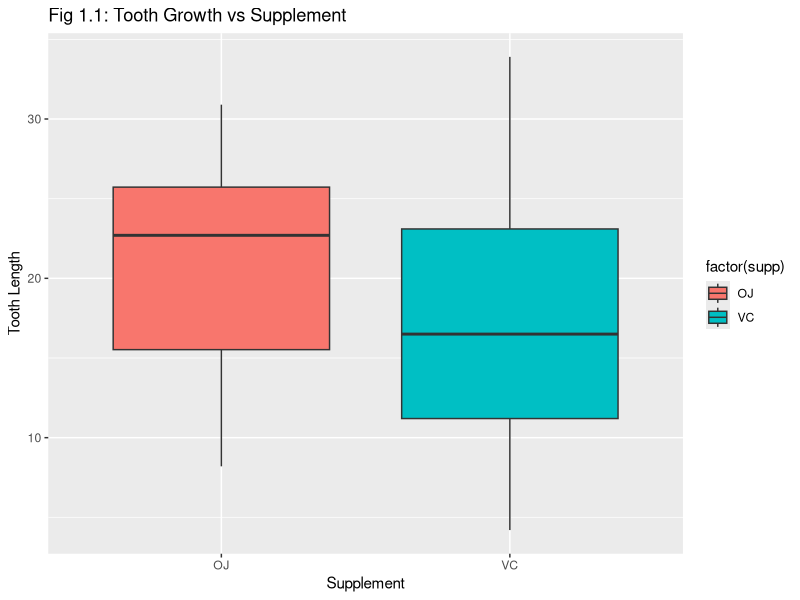
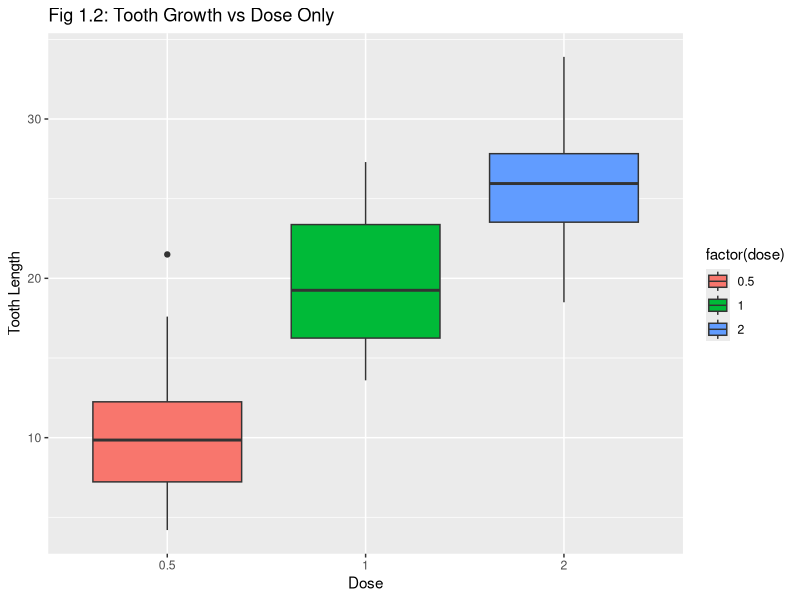
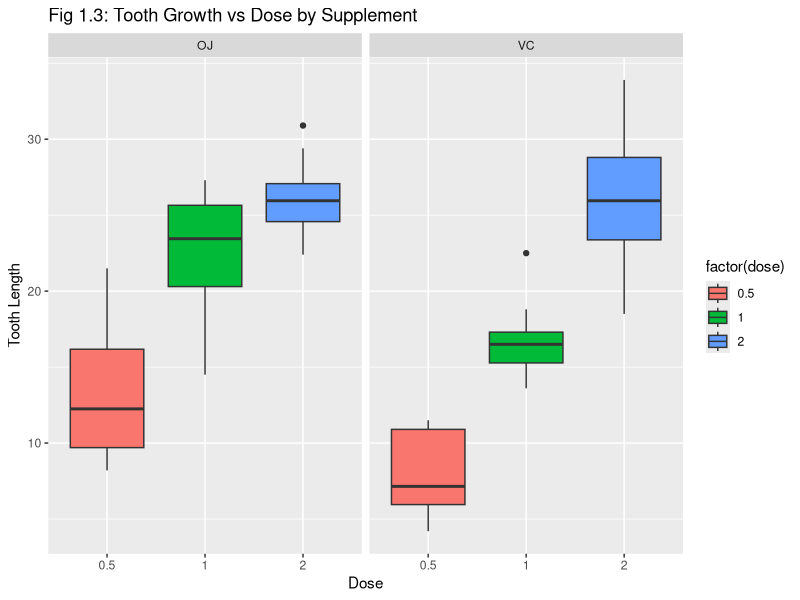

Generate these figures, in order, with R:
## ---- chunk 1
    suppressWarnings(library(plyr));
    suppressWarnings(library(ggplot2));
## ---- chunk 2
    library(datasets);

#   The Effect of Dose on Tooth Growth
    g1 <- ggplot(ToothGrowth, aes(x=factor(supp), y=len, fill=factor(supp)))
    g1 <- g1 + geom_boxplot() 
    g1 <- g1 + ggtitle("Fig 1.1: Tooth Growth vs Supplement") + labs(x="Supplement", 
        y="Tooth Length")
    g1
## ---- chunk 3
#   The Effect of Dose on Tooth Growth
    g2 <- ggplot(ToothGrowth, aes(x=factor(dose), y=len, fill=factor(dose)))
    g2 <- g2 + geom_boxplot() 
    g2 <- g2 + ggtitle("Fig 1.2: Tooth Growth vs Dose Only") + labs(x="Dose", y="Tooth Length")
    g2
## ---- chunk 4
#   The Combined Effects of Supplement & Dose on Tooth Growth
    g3 <- ggplot(ToothGrowth, aes(x=factor(dose), y=len, fill=factor(dose)))
    g3 <- g3 + geom_boxplot() + facet_grid(.~supp) 
    g3 <- g3 + ggtitle("Fig 1.3: Tooth Growth vs Dose by Supplement") + labs(x="Dose", 
        y="Tooth Length")
    g3
## ---- chunk 5
    dim(ToothGrowth);
    head(ToothGrowth, n=5);
    summary(ToothGrowth);
## ---- chunk 6
#   The Effect of the Supplement on Tooth Growth
    t.test(ToothGrowth$len[ToothGrowth$supp=="OJ"], ToothGrowth$len[ToothGrowth$supp=="VC"],
           con.levle=0.95, paired=F);
## ---- chunk 7
    t.test(ToothGrowth$len[ToothGrowth$dose==1.0], ToothGrowth$len[ToothGrowth$dose==0.5],
           con.levle=0.95, paired=F);
## ---- chunk 8
    t.test(ToothGrowth$len[ToothGrowth$dose==2.0], ToothGrowth$len[ToothGrowth$dose==0.5],
           con.levle=0.95, paired=F);
## ---- chunk 9
    t.test(ToothGrowth$len[ToothGrowth$dose==2.0], ToothGrowth$len[ToothGrowth$dose==1.0],
           con.levle=0.95, paired=F);
## ---- chunk 10
    t.test(ToothGrowth$len[ToothGrowth$supp=="OJ" & ToothGrowth$dose==0.5], 
        ToothGrowth$len[ToothGrowth$supp=="VC" & ToothGrowth$dose==0.5], 
        con.levle=0.95, paired=F);
## ---- chunk 11
    t.test(ToothGrowth$len[ToothGrowth$supp=="OJ" & ToothGrowth$dose==1.0], 
        ToothGrowth$len[ToothGrowth$supp=="VC" & ToothGrowth$dose==1.0], 
        con.levle=0.95, paired=F);
## ---- chunk 12
    t.test(ToothGrowth$len[ToothGrowth$supp=="OJ" & ToothGrowth$dose==2.0], 
        ToothGrowth$len[ToothGrowth$supp=="VC" & ToothGrowth$dose==2.0], 
        con.levle=0.95, paired=F);
